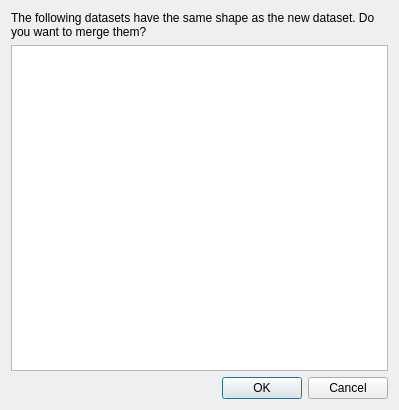
<?xml version="1.0" encoding="UTF-8"?>
<ui version="4.0">
 <class>MergeDialog</class>
 <widget class="QDialog" name="MergeDialog">
  <property name="geometry">
   <rect>
    <x>0</x>
    <y>0</y>
    <width>399</width>
    <height>410</height>
   </rect>
  </property>
  <property name="windowTitle">
   <string>Merge Datasets</string>
  </property>
  <property name="modal">
   <bool>true</bool>
  </property>
  <layout class="QVBoxLayout" name="verticalLayout">
   <item>
    <widget class="QLabel" name="instructions">
     <property name="text">
      <string>The following datasets have the same shape as the new dataset. Do you want to merge them?</string>
     </property>
     <property name="scaledContents">
      <bool>false</bool>
     </property>
     <property name="wordWrap">
      <bool>true</bool>
     </property>
    </widget>
   </item>
   <item>
    <widget class="QListWidget" name="choices"/>
   </item>
   <item>
    <widget class="QDialogButtonBox" name="buttonBox">
     <property name="orientation">
      <enum>Qt::Horizontal</enum>
     </property>
     <property name="standardButtons">
      <set>QDialogButtonBox::Cancel|QDialogButtonBox::Ok</set>
     </property>
    </widget>
   </item>
  </layout>
 </widget>
 <resources/>
 <connections>
  <connection>
   <sender>buttonBox</sender>
   <signal>accepted()</signal>
   <receiver>MergeDialog</receiver>
   <slot>accept()</slot>
   <hints>
    <hint type="sourcelabel">
     <x>248</x>
     <y>254</y>
    </hint>
    <hint type="destinationlabel">
     <x>157</x>
     <y>274</y>
    </hint>
   </hints>
  </connection>
  <connection>
   <sender>buttonBox</sender>
   <signal>rejected()</signal>
   <receiver>MergeDialog</receiver>
   <slot>reject()</slot>
   <hints>
    <hint type="sourcelabel">
     <x>316</x>
     <y>260</y>
    </hint>
    <hint type="destinationlabel">
     <x>286</x>
     <y>274</y>
    </hint>
   </hints>
  </connection>
 </connections>
</ui>
